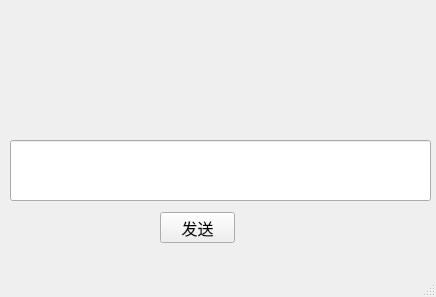
<?xml version="1.0" encoding="UTF-8"?>
<ui version="4.0">
 <class>MainWindow</class>
 <widget class="QMainWindow" name="MainWindow">
  <property name="geometry">
   <rect>
    <x>0</x>
    <y>0</y>
    <width>436</width>
    <height>297</height>
   </rect>
  </property>
  <property name="font">
   <font>
    <family>Agave Nerd Font Mono</family>
    <pointsize>12</pointsize>
   </font>
  </property>
  <property name="windowTitle">
   <string>MainWindow</string>
  </property>
  <widget class="QWidget" name="centralwidget">
   <widget class="QLabel" name="label">
    <property name="geometry">
     <rect>
      <x>140</x>
      <y>40</y>
      <width>171</width>
      <height>61</height>
     </rect>
    </property>
    <property name="font">
     <font>
      <family>Adobe Devanagari</family>
      <pointsize>20</pointsize>
      <weight>50</weight>
      <bold>false</bold>
     </font>
    </property>
    <property name="text">
     <string/>
    </property>
   </widget>
   <widget class="QLineEdit" name="lineEdit">
    <property name="geometry">
     <rect>
      <x>10</x>
      <y>140</y>
      <width>421</width>
      <height>61</height>
     </rect>
    </property>
    <property name="font">
     <font>
      <family>Agave Nerd Font Mono</family>
      <pointsize>12</pointsize>
     </font>
    </property>
    <property name="text">
     <string/>
    </property>
    <property name="readOnly">
     <bool>true</bool>
    </property>
   </widget>
   <widget class="QPushButton" name="pushButton">
    <property name="geometry">
     <rect>
      <x>160</x>
      <y>212</y>
      <width>75</width>
      <height>31</height>
     </rect>
    </property>
    <property name="text">
     <string>发送</string>
    </property>
   </widget>
  </widget>
  <widget class="QMenuBar" name="menubar">
   <property name="geometry">
    <rect>
     <x>0</x>
     <y>0</y>
     <width>436</width>
     <height>23</height>
    </rect>
   </property>
  </widget>
  <widget class="QStatusBar" name="statusbar"/>
 </widget>
 <resources/>
 <connections/>
</ui>
